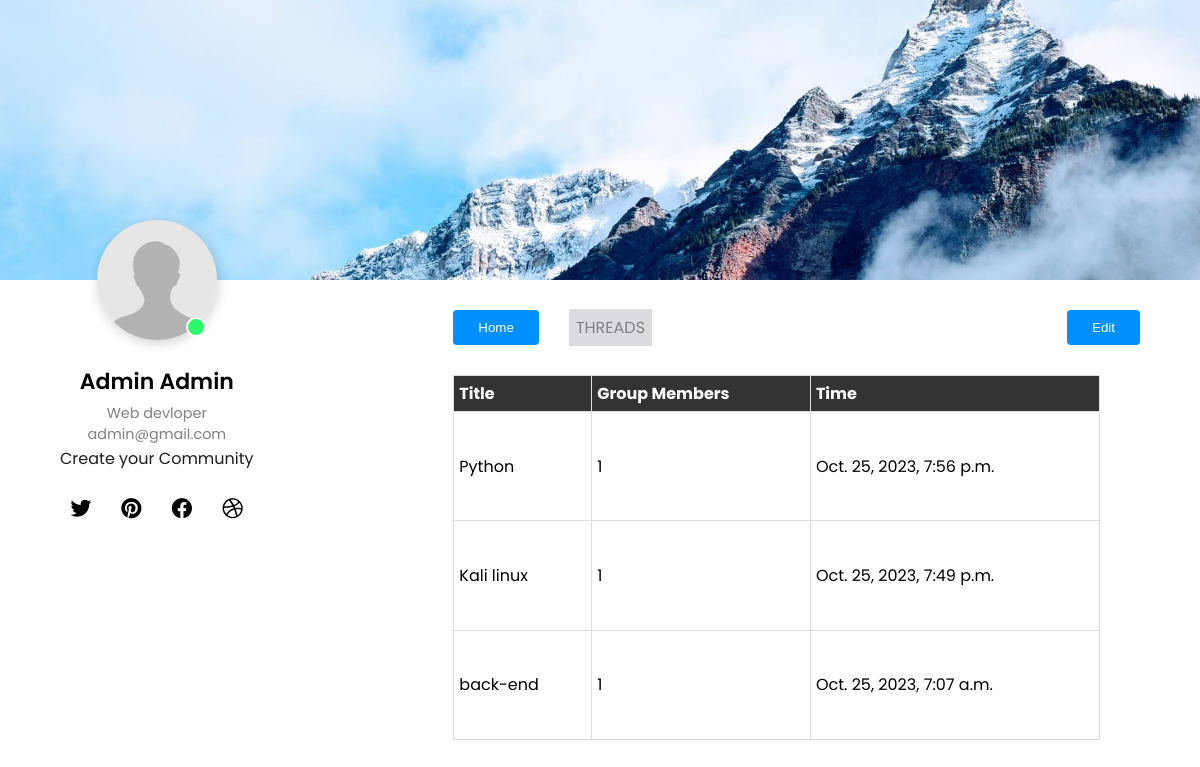
Screenshot of /profile/1 (signed in) with the database file from the repository.
### community/models.py (models this page shows, shortened)
class UserLogin(models.Model):
    user = models.ForeignKey(User, on_delete=models.CASCADE)
    gender = models.CharField(max_length=10, default="")
    datetime = models.DateTimeField(auto_now_add=True)
    is_active = models.BooleanField(default=True)
    mobile = models.CharField(max_length=100, default='')
    profession = models.CharField(max_length=100, default="")
    field = models.CharField(max_length=100, default='')
    bio = models.TextField(max_length=1000, default="Create your Community")  # Changed from TimeField to TextField
    profile = models.ImageField(null=True, default='static/download.jpeg', upload_to='static/')  # Removed the comma after upload_to

class postUser(models.Model):
    creator = models.ForeignKey(User, on_delete=models.CASCADE)
    threads = models.CharField(max_length=100)
    descriptions = models.TextField(max_length=100)
    groupMembers = models.IntegerField(default = 1)
    timeCreated = models.DateTimeField(auto_now=True)

### community/views.py (the view)
# urls.py: path('profile/<str:pk>', views.profile, name = "profile"),
@login_required(login_url='/login')
def profile(request, pk):
    user = request.user
    additional = models.UserLogin.objects.get(user = user)
    myThreads = models.postUser.objects.filter(creator = user)
    dic = {"pk":pk, "user":user, "info":additional, "myThreads": myThreads}
    return render(request, "profile/index.html",dic)

### templates/profile/index.html (shortened to what this page needs)
{%load static%}
<!DOCTYPE html>
<html lang="en">
  <head>
    <link
      rel="stylesheet"
      href="https://cdnjs.cloudflare.com/ajax/libs/font-awesome/6.1.1/css/all.min.css"
    />
    <link rel="stylesheet" href="{%static 'profile/css/style.css'%}" />
	<link rel="stylesheet" href="{%static 'profile/style.css'%}" />
  </head>
  <body>
    <div class="header__wrapper">
      <header></header>
      <div class="cols__container">
        <div class="left__col">
          <div class="img__container">
            <img src="{{ info.profile.url }}" alt="Anna Smith" />
            <span></span>
          </div>
          <h2>{{user.first_name}} {{user.last_name}}</h2>
          <p>{{info.profession}}</p>
          <p>{{user.email}}</p>
          <div class="content">
            <p>
              {{info.bio}}
            </p>
            <ul>
              <li><i class="fab fa-twitter"></i></li>
              <i class="fab fa-pinterest"></i>
              <i class="fab fa-facebook"></i>
              <i class="fab fa-dribbble"></i>
            </ul>
          </div>
        </div>
        <div class="right__col">
          <nav>
            <ul>
				<a href="/home/{{pk}}"><button>Home</button></a>
              <li><a href="" style="background-color: rgb(220, 220, 224); padding: 7px;">Threads</a></li>
            </ul>
            <a href="/editProfile/{{pk}}"><button>Edit</button></a>
          </nav>
          <div class="photos">
			{%if myThreads%}
			<table class="table custom-table">
				<thead>
					<tr>
					  <th scope="col">Title</th>
					  <th scope="col">Group Members</th>
					  <th scope="col">Time</th>
					</tr>
				  </thead>
            {%for thread in myThreads%}
			<tr>
				<td><a href="/home/{{thread.threads}}" style="color: black;">{{thread.threads}}</a></td>
				<td>{{thread.groupMembers}}</td>
				<td>{{thread.timeCreated}}</td>
			</tr>
			{%endfor%}
		</table>
		{%else%}
		<h1>Create new <a href = "/addNew">Threads </a></h1>
		{%endif%}
				</head>
				<body>
				</body>
          </div>
        </div>
      </div>
    </div>
  </body>
</html>

### static/profile/css/style.css (style rules this page uses)
body { width: 100%; margin: 0; padding: 0; box-sizing: border-box; min-height: 100vh; font-family: "Poppins", sans-serif; }
ul { list-style-type: none; margin: 0; padding: 0; display: flex; align-items: center; }
a { text-decoration: none; }
.header__wrapper header { width: 100%; background: url("../img/bg.jpeg") no-repeat 50% 20% / cover; min-height: calc(100px + 15vw); }
.header__wrapper .cols__container .left__col { padding: 25px 20px; text-align: center; max-width: 350px; position: relative; margin: 0 auto; }
.header__wrapper .cols__container .left__col .img__container { position: absolute; top: -60px; left: 50%; transform: translatex(-50%); }
.header__wrapper .cols__container .left__col .img__container img { width: 120px; height: 120px; object-fit: cover; border-radius: 50%; display: block; box-shadow: 1px 3px 12px rgba(0, 0, 0, 0.18); }
.header__wrapper .cols__container .left__col .img__container span { position: absolute; background: #2afa6a; width: 16px; height: 16px; border-radius: 50%; bottom: 3px; right: 11px; border: 2px solid #fff; }
.header__wrapper .cols__container .left__col h2 { margin-top: 60px; font-weight: 600; font-size: 22px; margin-bottom: 5px; }
.header__wrapper .cols__container .left__col p { font-size: 0.9rem; color: #818181; margin: 0; }
.header__wrapper .cols__container .content p { font-size: 1rem; color: #1d1d1d; line-height: 1.8em; }
.header__wrapper .cols__container .content ul { gap: 30px; justify-content: center; align-items: center; margin-top: 25px; }
.header__wrapper .cols__container .content ul li { display: flex; }
.header__wrapper .cols__container .content ul i { font-size: 1.3rem; }
.header__wrapper .cols__container .right__col nav { display: flex; align-items: center; padding: 30px 0; justify-content: space-between; flex-direction: column; }
.header__wrapper .cols__container .right__col nav ul { display: flex; gap: 20px; flex-direction: column; }
.header__wrapper .cols__container .right__col nav ul li a { text-transform: uppercase; color: #818181; }
.header__wrapper .cols__container .right__col nav button { background: #0091ff; color: #fff; border: none; padding: 10px 25px; border-radius: 4px; cursor: pointer; margin-top: 20px; }
.header__wrapper .cols__container .right__col .photos { display: grid; grid-template-columns: repeat(auto-fill, minmax(190px, 1fr)); gap: 20px; }
@media (min-width: 868px) { .header__wrapper .cols__container { max-width: 1200px; margin: 0 auto; width: 90%; justify-content: space-between; display: grid; grid-template-columns: 1fr 2fr; gap: 50px; } }
@media (min-width: 868px) { .header__wrapper .cols__container .left__col { padding: 25px 0px; } }
@media (min-width: 868px) { .header__wrapper .cols__container .right__col nav ul { flex-direction: row; gap: 30px; } }
@media (min-width: 868px) { .header__wrapper .cols__container .right__col .photos { height: 365px; overflow: auto; padding: 0 0 30px; } }
@media (min-width: 1017px) { .header__wrapper .cols__container .left__col { margin: 0; margin-right: auto; } }
@media (min-width: 1017px) { .header__wrapper .cols__container .right__col nav { flex-direction: row; } }
@media (min-width: 1017px) { .header__wrapper .cols__container .right__col nav button { margin-top: 0; } }

### static/profile/style.css (style rules this page uses)
.custom-table { width: 300%; border-collapse: collapse; }
.custom-table th, .custom-table td { padding: 5px; text-align: left; border: 1px solid #dddddd; }
.custom-table th { background-color: #333; color: white; }
.custom-table td { color: black; }

### rows the page displays
UserLogin: profile (picture), profession "Web devloper", bio "Create your Community"
postUser: threads "Python", groupMembers "1", timeCreated "Oct. 25, 2023, 7:56 p.m."
postUser: threads "Kali linux", groupMembers "1", timeCreated "Oct. 25, 2023, 7:49 p.m."
postUser: threads "back-end", groupMembers "1", timeCreated "Oct. 25, 2023, 7:07 a.m."

### other values shown
{{ user.first_name }} "Admin"
{{ user.last_name }} "Admin"
{{ user.email }} "admin@gmail.com"
